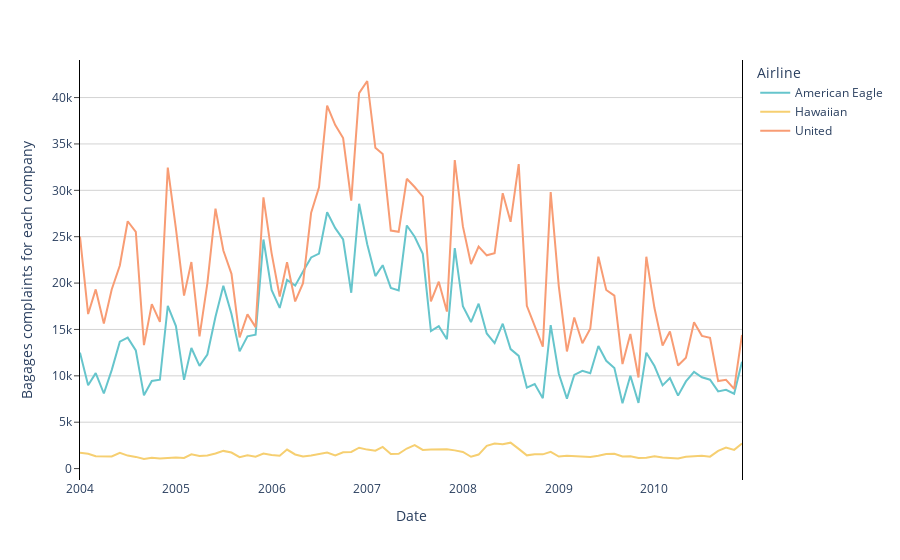

The notebook cell saved with this chart:
### Markdown cell above
We plot the 3 dataframes to see which company has more baggage complaint

### Code cell
fig = px.line(df, y="Baggage", color="Airline", color_discrete_sequence=px.colors.qualitative.Pastel)
fig.update_layout(plot_bgcolor='white')
fig.update_yaxes(
    mirror=True,
    ticks='outside',
    showline=True,
    linecolor='black',
    gridcolor='lightgrey',
    title='Bagages complaints for each company'
)
fig.show()
